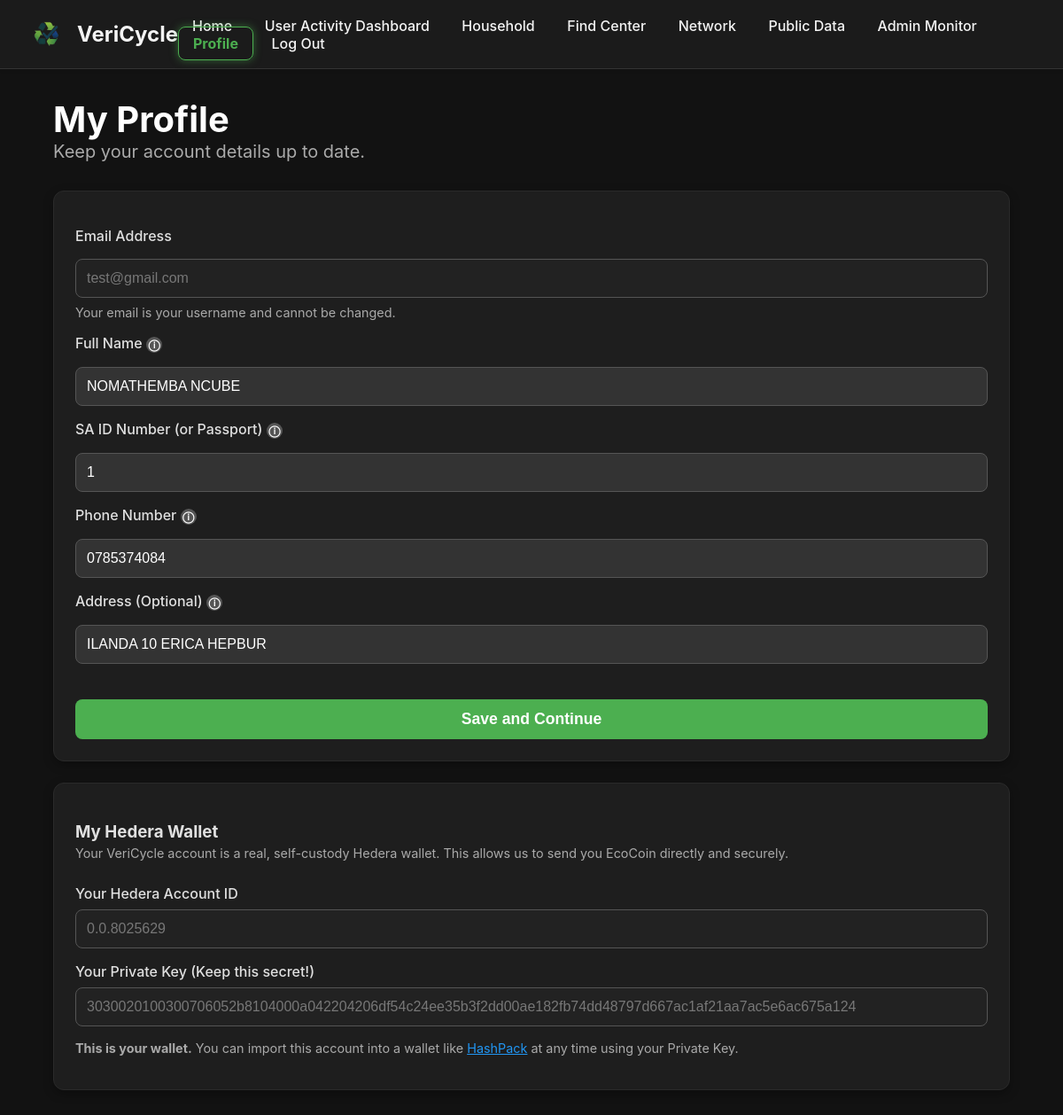
The app's page /profile (signed in) with its own data.
### models.py (models this page shows)
class User(db.Model, UserMixin):
    id = db.Column(db.Integer, primary_key=True)
    email = db.Column(db.String(120), unique=True, nullable=False)
    password_hash = db.Column(db.String(60), nullable=False)
    hedera_account_id = db.Column(db.String(100), nullable=True)
    hedera_private_key = db.Column(db.String(255), nullable=True)
    full_name = db.Column(db.String(100), nullable=True)
    phone_number = db.Column(db.String(20), nullable=True)
    address = db.Column(db.String(200), nullable=True)
    id_number = db.Column(db.String(30), nullable=True)
    role = db.Column(db.String(20), nullable=False, default='collector')

### app.py (the view, shortened to what this page needs)
@app.route('/profile', methods=['GET', 'POST'])
@login_required
def profile():
    return render_template('profile.html', active_page='profile')

### app.py (called while the page is built)
@login_manager.user_loader
def load_user(user_id):
    try:
        return db.session.get(User, int(user_id))
    except OperationalError:
        return None

### templates/profile.html (shortened to what this page needs)
<!DOCTYPE html>
<html lang="en">
<head>
    <link rel="stylesheet" href="{{ url_for('static', filename='style.css') }}">
</head>
<body class="dark-theme">
    {% include '_navbar.html' %}
    <main class="container app-dashboard" style="overflow:visible;">
        <div class="dashboard-header">
            <h2>My Profile</h2>
            <p>Keep your account details up to date.</p>
        </div>
        <div class="card">
            <form action="{{ url_for('profile') }}" method="POST" class="verify-form">
                <div class="form-group">
                    <label for="email">Email Address</label>
                    <input type="email" id="email" name="email" value="{{ current_user.email }}" disabled>
                    <small class="form-note">Your email is your username and cannot be changed.</small>
                </div>
                <div class="form-group">
                    <label for="full_name">
                        Full Name
                        <span class="tooltip" data-tooltip="This must match the name on your ID for verification.">ⓘ</span>
                    </label>
                    <input type="text" id="full_name" name="full_name" value="{{ current_user.full_name or '' }}" placeholder="As it appears on your ID" required>
                </div>
                <div class="form-group">
                    <label for="id_number">
                        SA ID Number (or Passport)
                        <span class="tooltip" data-tooltip="Required for identity verification and to generate official income reports.">ⓘ</span>
                    </label>
                    <input type="text" id="id_number" name="id_number" value="{{ current_user.id_number or '' }}" placeholder="Your 13-digit ID Number" required>
                </div>
                <div class="form-group">
                    <label for="phone_number">
                        Phone Number
                        <span class="tooltip" data-tooltip="Required to contact you about your account or rewards.">ⓘ</span>
                    </label>
                    <input type="text" id="phone_number" name="phone_number" value="{{ current_user.phone_number or '' }}" placeholder="e.g., 081 123 4567" required>
                </div>
                <div class="form-group">
                    <label for="address">
                        Address (Optional)
                        <span class="tooltip" data-tooltip="Providing an address helps us identify recycling needs in your neighborhood.">ⓘ</span>
                    </label>
                    <input type="text" id="address" name="address" value="{{ current_user.address or '' }}" placeholder="e.g., 123 Main St, Roodepoort">
                </div>
            <button type="submit" class="btn-primary-large btn-form">Save and Continue</button>
        </form>
    </div>
    <div class="card">
        <h3>My Hedera Wallet</h3>
        <p class="form-note" style="margin-top: -1rem; margin-bottom: 1.5rem; line-height: 1.5;">
            Your VeriCycle account is a real, self-custody Hedera wallet. This allows us to send you EcoCoin directly and securely.
        </p>
        <div class="form-group">
            <label>Your Hedera Account ID</label>
            <input type="text" value="{{ current_user.hedera_account_id or 'N/A (Center Account)' }}" readonly disabled>
        </div>
        <div class="form-group">
            <label>Your Private Key (Keep this secret!)</label>
            <input type="text" value="{{ current_user.hedera_private_key or 'N/A (Center Account)' }}" readonly disabled>
        </div>
        <p class="form-note">
            <strong>This is your wallet.</strong> You can import this account into a wallet like <a href="https://www.hashpack.app/" target="_blank" style="color: #2196F3;">HashPack</a> at any time using your Private Key.
        </p>
    </div>
    </main>
</body>
</html>

### templates/_navbar.html (shortened to what this page needs)
<header class="navbar">
    <div class="container">
        <a href="{{ url_for('home') }}" class="logo-link">
            <img src="{{ url_for('static', filename='logo.png') }}" alt="VeriCycle Logo" class="logo">
            <span>VeriCycle</span>
        </a>
        <nav>
            {% if current_user.is_authenticated %}
                <a href="{{ url_for('home') }}" class="nav-button {% if active_page == 'home' %}active{% endif %}">Home</a>
                {% if current_user.role == 'center' %}
                    <a href="{{ url_for('center_dashboard') }}" class="nav-button {% if active_page == 'dashboard' %}active{% endif %}">Dashboard</a>
                {% else %}
                    <a href="{{ url_for('collector_dashboard') }}" class="nav-button {% if active_page == 'dashboard' %}active{% endif %}">User Activity Dashboard</a>
                {% endif %}
                {% if current_user.role == 'collector' %}
                    <a href="{{ url_for('household_dashboard') }}" class="nav-button {% if active_page == 'household' %}active{% endif %}">Household</a>
                    <a href="{{ url_for('search') }}" class="nav-button {% if active_page == 'search' %}active{% endif %}">Find Center</a>
                    <a href="{{ url_for('network') }}" class="nav-button {% if active_page == 'network' %}active{% endif %}">Network</a>
                {% endif %}
                <a href="{{ url_for('public_data') }}" class="nav-button {% if active_page == 'public_data' %}active{% endif %}">Public Data</a>
                <a href="{{ url_for('admin_monitor') }}" class="nav-button {% if active_page == 'admin_monitor' %}active{% endif %}">Admin Monitor</a>
                <a href="{{ url_for('profile') }}" class="nav-button {% if active_page == 'profile' %}active{% endif %}">Profile</a>
                <a href="{{ url_for('logout') }}" class="nav-button">Log Out</a>
            {% endif %}
        </nav>
    </div>
</header>

### records on screen
User: email "test@gmail.com", full_name "NOMATHEMBA NCUBE", id_number "1", phone_number "0785374084", address "ILANDA 10 ERICA HEPBUR", hedera_account "0.0.8025629", hedera_private_key "3030020100300706052b8104000a042204206df54c24ee35b3f2dd00ae182fb74dd48797d667ac1af21aa7ac5e6ac675a124"
